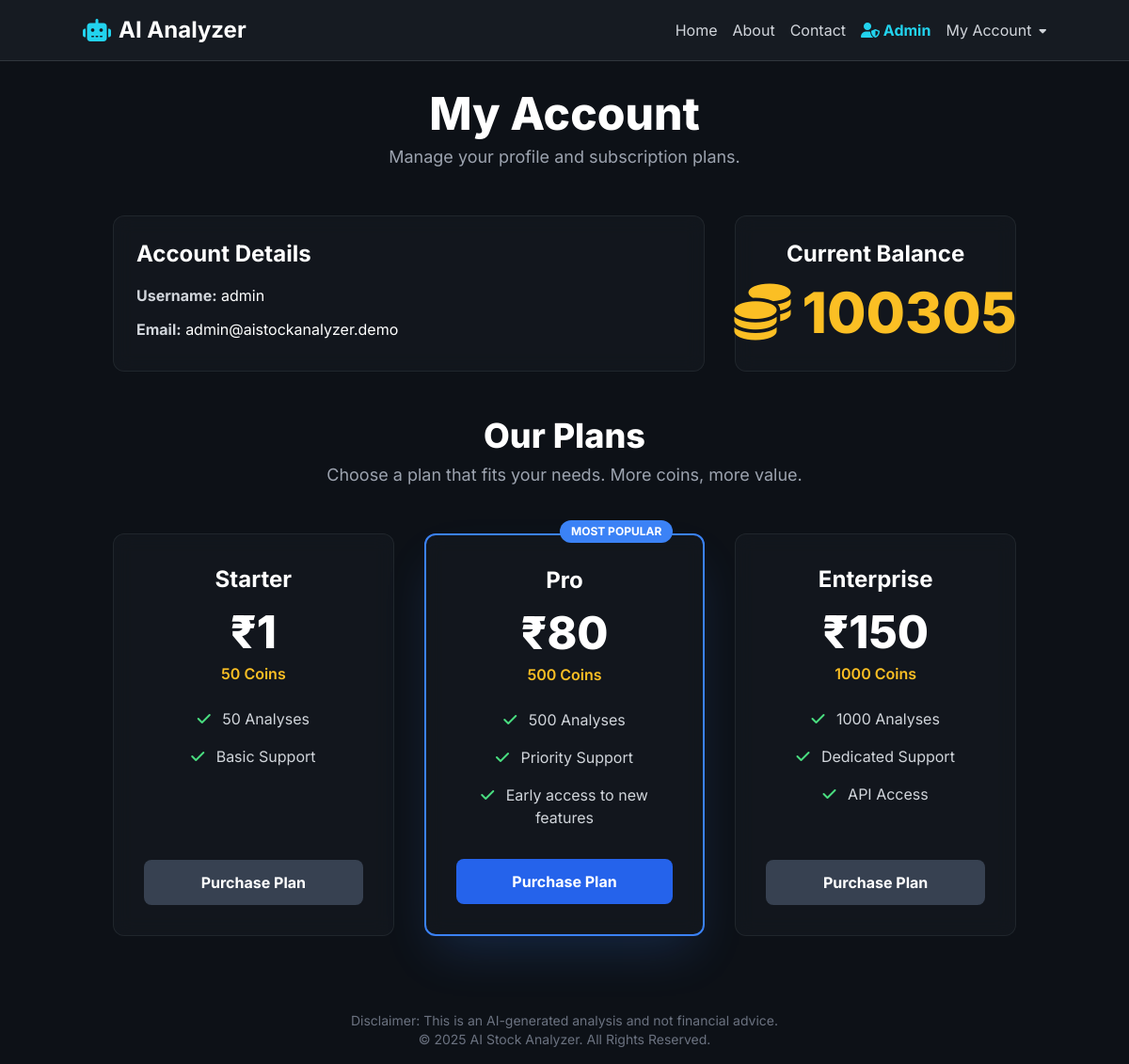
Page /account (signed in) on the committed database.
### app.py (models this page shows)
class User(db.Model, UserMixin):
    id = db.Column(db.Integer, primary_key=True)
    username = db.Column(db.String(20), unique=True, nullable=False)
    email = db.Column(db.String(120), unique=True, nullable=False)
    password = db.Column(db.String(60), nullable=False)
    coins = db.Column(db.Integer, default=10)
    is_verified = db.Column(db.Boolean, nullable=False, default=False)
    is_admin = db.Column(db.Boolean, nullable=False, default=False)
    is_blocked = db.Column(db.Boolean, nullable=False, default=False)
    created_at = db.Column(db.DateTime, nullable=False, default=datetime.utcnow)
    analyses = db.relationship('AnalysisHistory', backref='author', lazy=True)
    orders = db.relationship('Order', backref='customer', lazy=True)
    activities = db.relationship('UserActivity', backref='user', lazy=True)
    notifications = db.relationship('Notification', backref='recipient', lazy=True, cascade="all, delete-orphan")

### app.py (the view)
@app.route("/account")
@login_required
def account():
    return render_template('account.html', title='My Account', RAZORPAY_KEY_ID=RAZORPAY_KEY_ID)

### app.py (called while the page is built)
@login_manager.user_loader
def load_user(user_id):
    return db.session.get(User, int(user_id))

### templates/account.html (shortened to what this page needs)
{% extends "layout.html" %}
{% block content %}
<div class="max-w-6xl mx-auto">
    <div class="text-center mb-12">
        <h1 class="text-4xl md:text-5xl font-extrabold text-white">My Account</h1>
        <p class="text-lg text-gray-400 mt-2">Manage your profile and subscription plans.</p>
    </div>
    <div class="grid grid-cols-1 lg:grid-cols-3 gap-8 mb-12">
        <div class="lg:col-span-2 glass-card p-6 rounded-xl">
            <h3 class="text-2xl font-bold text-white mb-4">Account Details</h3>
            <div class="space-y-3 text-md text-gray-300">
                <p><strong>Username:</strong> <span class="text-white">{{ current_user.username }}</span></p>
                <p><strong>Email:</strong> <span class="text-white">{{ current_user.email }}</span></p>
            </div>
        </div>
        <div class="glass-card p-6 rounded-xl text-center flex flex-col justify-center items-center">
             <h3 class="text-2xl font-bold text-white mb-2">Current Balance</h3>
             <p class="text-6xl font-extrabold text-amber-400 my-2 flex items-center justify-center gap-3">
                <i class="fa-solid fa-coins"></i>
                <span>{{ current_user.coins }}</span>
            </p>
        </div>
    </div>
    <div class="text-center mb-12">
        <h2 class="text-4xl font-extrabold text-white">Our Plans</h2>
        <p class="text-lg text-gray-400 mt-2">Choose a plan that fits your needs. More coins, more value.</p>
    </div>
    <div class="grid grid-cols-1 md:grid-cols-3 gap-8">
        {% set plans = [
            {'name': 'Starter', 'coins': 50, 'price': 1, 'features': ['50 Analyses', 'Basic Support'], 'popular': False},
            {'name': 'Pro', 'coins': 500, 'price': 80, 'features': ['500 Analyses', 'Priority Support', 'Early access to new features'], 'popular': True},
            {'name': 'Enterprise', 'coins': 1000, 'price': 150, 'features': ['1000 Analyses', 'Dedicated Support', 'API Access'], 'popular': False}
        ] %}
        {% for plan in plans %}
        <div class="glass-card rounded-xl p-8 flex flex-col text-center transform hover:-translate-y-2 transition-transform duration-300
            {% if plan.popular %} border-2 border-blue-500 shadow-2xl shadow-blue-500/20 {% endif %}">
            {% if plan.popular %}
            <div class="absolute top-0 right-8 -mt-4">
                <div class="bg-blue-500 text-white text-xs font-bold px-3 py-1 rounded-full uppercase">Most Popular</div>
            </div>
            {% endif %}
            <h3 class="text-2xl font-bold text-white">{{ plan.name }}</h3>
            <p class="mt-4 text-5xl font-extrabold text-white">
                ₹{{ plan.price }}
            </p>
            <p class="mt-2 text-amber-400 font-semibold">{{ plan.coins }} Coins</p>
            <ul class="mt-6 space-y-4 text-gray-300 flex-grow">
                {% for feature in plan.features %}
                <li><i class="fa-solid fa-check text-green-400 mr-2"></i> {{ feature }}</li>
                {% endfor %}
            </ul>
            <button onclick="buyCoins('{{ plan.price }}', '{{ plan.coins }}')"
                    class="w-full mt-8 font-bold py-3 px-4 rounded-lg transition
                    {% if plan.popular %} bg-blue-600 hover:bg-blue-700 text-white
                    {% else %} bg-gray-700 hover:bg-gray-600 text-white {% endif %}">
                Purchase Plan
            </button>
        </div>
        {% endfor %}
    </div>
</div>
{% endblock %}

### templates/layout.html (style rules this page uses)
body { font-family: 'Inter', sans-serif; background-color: #0D1117; color: #C9D1D9; }
.glass-card { background: rgba(22, 27, 34, 0.6); backdrop-filter: blur(10px); border: 1px solid rgba(48, 54, 61, 0.5); }

### rows in the picture
User: username "admin", email "admin@aistockanalyzer.demo", coins "100305"

### other values in the picture
{{ plan.name }} "Starter" "Pro" "Enterprise"
{{ plan.price }} "1" "80" "150"
{{ plan.coins }} "50" "500" "1000"
{{ feature }} "50 Analyses" "Basic Support" "500 Analyses" "Priority Support" "Early access to new features" "1000 Analyses" "Dedicated Support" "API Access"
